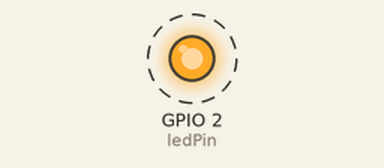
Simulated run of this program. Board: ESP32. Shown: output pins drawn as LEDs (lit = HIGH). Dashed ring = blinking. WiFi joins after 1.5 s; servers stay silent unless stated.

Above: at 1.7 s.
Timing chart, 0 to 4.5 s (numbered marks = the images above):
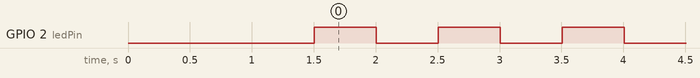

The program:

main.cpp
```cpp
#include <Arduino.h>
// #include <WiFi.h>
#include <WiFiManager.h>

TaskHandle_t Core1TaskHandle;

// WiFiManager variables
WiFiManager wifiManager;

// WiFi credentials
char ssid[32] = "";
char password[32] = "";

// Flag for WiFi configuration portal
bool shouldConfigWifi = false;

// LED pin number
const int ledPin = 2;

// LED blink interval in milliseconds
const int blinkInterval = 500;

// Function to control the LED blink on Core 1
void core1Task(void *pvParameters) {
  while (1) {
    digitalWrite(ledPin, HIGH);
    vTaskDelay(blinkInterval / portTICK_PERIOD_MS);
    digitalWrite(ledPin, LOW);
    vTaskDelay(blinkInterval / portTICK_PERIOD_MS);
  }
}

// WiFi configuration callback
void configModeCallback(WiFiManager *myWiFiManager) {
  shouldConfigWifi = true;
}

// Function to handle WiFi configuration
void configureWiFi() {
  // Set WiFi configuration callback
  wifiManager.setAPCallback(configModeCallback);

  // Start the configuration portal
  if (!wifiManager.startConfigPortal("OnDemandAP")) {
    Serial.println("failed to connect and hit timeout");
    delay(3000);
    // Reset and try again, or maybe put it to deep sleep
    // ESP.restart();
    // delay(5000);
  }

  // If the WiFi configuration portal was requested
  if (shouldConfigWifi) {
    // Get the entered WiFi credentials
    strncpy(ssid, wifiManager.getWiFiSSID().c_str(), sizeof(ssid));
    strncpy(password, wifiManager.getWiFiPass().c_str(), sizeof(password));
  }
}

void setup() {
  // Initialize Serial communication
  Serial.begin(115200);

  pinMode(ledPin, OUTPUT);

  // Configure WiFi
  configureWiFi();

  // Connect to WiFi
  // WiFi.begin(ssid, password);
  WiFi.begin(wifiManager.getWiFiSSID().c_str(), wifiManager.getWiFiPass().c_str());

  // Create Core 1 task for LED blinking
  xTaskCreatePinnedToCore(
      core1Task, "Core1Task", 1024, NULL, 1, &Core1TaskHandle, 1);
}

void loop() {
  // Check if the WiFi configuration portal is requested
  if (shouldConfigWifi) {
    configureWiFi();
    shouldConfigWifi = false;
  }
}
```

Measured:
- by itself, GPIO 2 (ledPin): alternates HIGH for 0.50 s and LOW for 0.50 s
